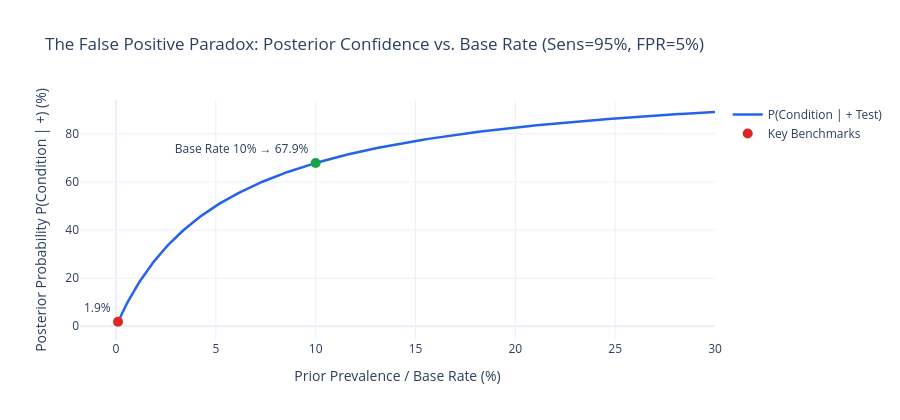

The notebook cell this image was saved under:
### Code cell
# Plotting the Prevalence Curve: How Prior Base Rate Dictates Posterior Confidence
prev_grid = np.linspace(0.0001, 0.30, 300)
post_grid = [bayesian_screening(p) * 100 for p in prev_grid]

fig_prev = go.Figure()
fig_prev.add_trace(go.Scatter(
    x=prev_grid * 100, y=post_grid, mode='lines',
    line=dict(color='#2563eb', width=2.5),
    name='P(Condition | + Test)'
))

# Highlight the 0.1% base rate and 10% base rate
p_01 = bayesian_screening(0.001) * 100
p_10 = bayesian_screening(0.10) * 100
fig_prev.add_trace(go.Scatter(
    x=[0.1, 10.0], y=[p_01, p_10], mode='markers+text',
    marker=dict(color=['#dc2626', '#16a34a'], size=10),
    text=[f"Base Rate 0.1% → {p_01:.1f}%", f"Base Rate 10% → {p_10:.1f}%"],
    textposition="top left", name='Key Benchmarks'
))

fig_prev.update_layout(
    title='The False Positive Paradox: Posterior Confidence vs. Base Rate (Sens=95%, FPR=5%)',
    xaxis_title='Prior Prevalence / Base Rate (%)',
    yaxis_title='Posterior Probability P(Condition | +) (%)',
    template='plotly_white', height=420
)
fig_prev.show()

### Figure 1 — Plotly figure (JSON) as saved in the notebook; plotly's stock layout.template omitted (floating-point values rounded to 4 significant figures; data arrays with more than 128 entries replaced by an {"elided": "..."} marker saying what was removed)
{"data": [{"line": {"color": "#2563eb", "width": 2.5}, "mode": "lines", "name": "P(Condition | + Test)", "type": "scatter", "x": {"elided": "300 float values"}, "y": {"elided": "300 float values"}}, {"marker": {"color": ["#dc2626", "#16a34a"], "size": 10}, "mode": "markers+text", "name": "Key Benchmarks", "text": ["Base Rate 0.1% → 1.9%", "Base Rate 10% → 67.9%"], "textposition": "top left", "type": "scatter", "x": [0.1, 10.0], "y": [1.866, 67.86]}], "layout": {"height": 420, "title": {"text": "The False Positive Paradox: Posterior Confidence vs. Base Rate (Sens=95%, FPR=5%)"}, "xaxis": {"title": {"text": "Prior Prevalence / Base Rate (%)"}}, "yaxis": {"title": {"text": "Posterior Probability P(Condition | +) (%)"}}}}
